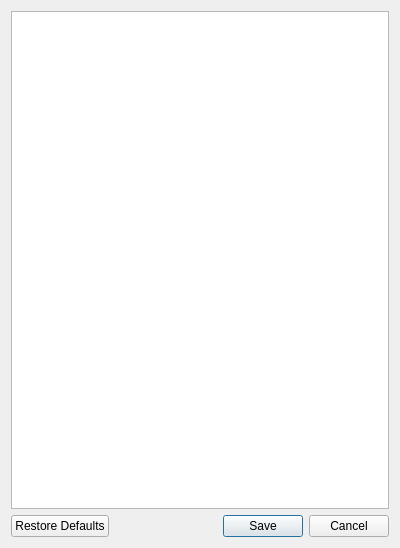
<?xml version="1.0" encoding="UTF-8"?>
<ui version="4.0">
 <class>EditBandsDialog</class>
 <widget class="QDialog" name="EditBandsDialog">
  <property name="geometry">
   <rect>
    <x>0</x>
    <y>0</y>
    <width>400</width>
    <height>548</height>
   </rect>
  </property>
  <property name="windowTitle">
   <string>Edit Bands</string>
  </property>
  <property name="windowIcon">
   <iconset resource="res.qrc">
    <normaloff>:/new/prefix1/AntScopeZ.png</normaloff>:/new/prefix1/AntScopeZ.png</iconset>
  </property>
  <layout class="QGridLayout" name="gridLayout">
   <item row="0" column="0">
    <widget class="QTextEdit" name="textEdit">
     <property name="sizePolicy">
      <sizepolicy hsizetype="Expanding" vsizetype="Preferred">
       <horstretch>0</horstretch>
       <verstretch>0</verstretch>
      </sizepolicy>
     </property>
    </widget>
   </item>
   <item row="1" column="0">
    <widget class="QDialogButtonBox" name="buttonBox">
     <property name="orientation">
      <enum>Qt::Horizontal</enum>
     </property>
     <property name="standardButtons">
      <set>QDialogButtonBox::Cancel|QDialogButtonBox::RestoreDefaults|QDialogButtonBox::Save</set>
     </property>
     <property name="centerButtons">
      <bool>false</bool>
     </property>
    </widget>
   </item>
  </layout>
 </widget>
 <resources>
  <include location="res.qrc"/>
 </resources>
 <connections>
  <connection>
   <sender>buttonBox</sender>
   <signal>accepted()</signal>
   <receiver>EditBandsDialog</receiver>
   <slot>accept()</slot>
   <hints>
    <hint type="sourcelabel">
     <x>248</x>
     <y>254</y>
    </hint>
    <hint type="destinationlabel">
     <x>157</x>
     <y>274</y>
    </hint>
   </hints>
  </connection>
  <connection>
   <sender>buttonBox</sender>
   <signal>rejected()</signal>
   <receiver>EditBandsDialog</receiver>
   <slot>reject()</slot>
   <hints>
    <hint type="sourcelabel">
     <x>316</x>
     <y>260</y>
    </hint>
    <hint type="destinationlabel">
     <x>286</x>
     <y>274</y>
    </hint>
   </hints>
  </connection>
 </connections>
</ui>
